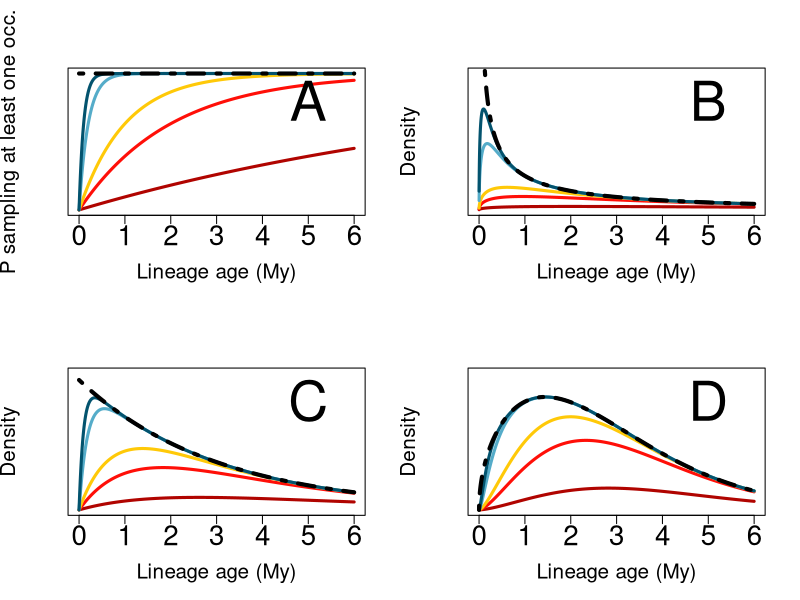

Reproduce this figure in R.

#age vector
max_age=6
ages=seq(0, max_age, by=.001)


#different preservation rates
q=c(.1, .5, 1, 5, 10)
colfunc <- colorRampPalette(c("#b2182b", "#2166ac"))
cols=colfunc(length(q))

cols=c("#B00400", "#FF0F08", "#FFC908", "#55ACC9", "#03536E")

png("~/Desktop/Hagen_eq7.png", width = 1442, height = 742)
#pdf(file = "~/Desktop/Hagen_eq7.pdf", width = 14, height = 7.4)
par(mfrow=c(2,2), cex.lab=1.5, cex.axis=2)

#Preservation model
ymax=1
plot(NA, xlim=c(0,max_age), ylim=c(0, ymax), ylab="P sampling at least one occ.", xlab="Lineage age (My)", yaxt="n")

for(i in 1:length(q)){
  lines(x=ages, y=1-exp(-q[i]*ages), col=cols[i], lwd=3) # (Eq5) in Hagen et al2018  
}
lines(x=ages, y=rep(1, times=length(ages)), lwd=4, lty=4)
text(x = 5, y=ymax*.8, labels = "A", cex = 4)



#Expectated under negADE
ymax=0.65
plot(NA, xlim=c(0,max_age), ylim=c(0, ymax), ylab="Density", xlab="Lineage age (My)", yaxt="n")

#weibull density
wei=dweibull(ages, 0.5, 3)
for(i in 1:length(q)){
  lines(x=ages, y=wei*(1-exp(-q[i]*ages)), col=cols[i], lwd=3) # (Eq5) in Hagen et al2018  
}
lines(x=ages, y=wei, lwd=4, lty=4)
text(x = 5, y=ymax*.8, labels = "B", cex = 4)

# legend(1, 0.4, 
#        legend=c("Unbiased record", paste0("q = ", as.character(q))),
#       col=c("black", cols), lty=c(4, rep(1, times=length(q))),
#       title = "Preservation rate (q) \n (occurrences per lineage per My)",
#       lwd=4, ncol = 2, box.lty=0, bg=NA, text.width = 3)


#Expectated under AIE
ymax=0.35
plot(NA, xlim=c(0,max_age), ylim=c(0, ymax), ylab="Density", xlab="Lineage age (My)", yaxt="n")

#weibull density
wei=dweibull(ages, 1, 3)
for(i in 1:length(q)){
  lines(x=ages, y=wei*(1-exp(-q[i]*ages)), col=cols[i], lwd=3) # (Eq5) in Hagen et al2018  
}
lines(x=ages, y=wei, lwd=4, lty=4)
text(x = 5, y=ymax*.8, labels = "C", cex = 4)

#Expectated under posADE
ymax=0.3
plot(NA, xlim=c(0,max_age), ylim=c(0, ymax), ylab="Density", xlab="Lineage age (My)", yaxt="n")

#weibull density
wei=dweibull(ages, 1.5, 3)
for(i in 1:length(q)){
  lines(x=ages, y=wei*(1-exp(-q[i]*ages)), col=cols[i], lwd=3) # (Eq5) in Hagen et al2018  
}
lines(x=ages, y=wei, lwd=4, lty=4)
text(x = 5, y=ymax*.8, labels = "D", cex = 4)
dev.off()